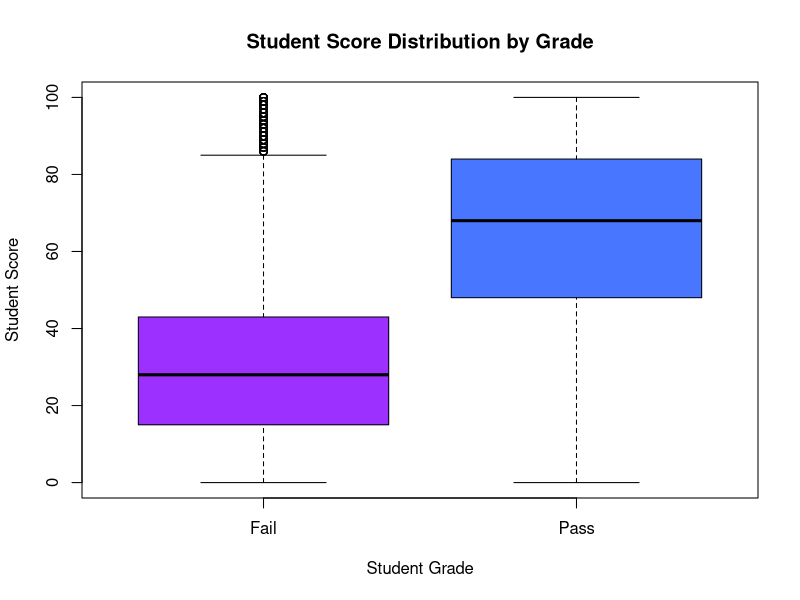
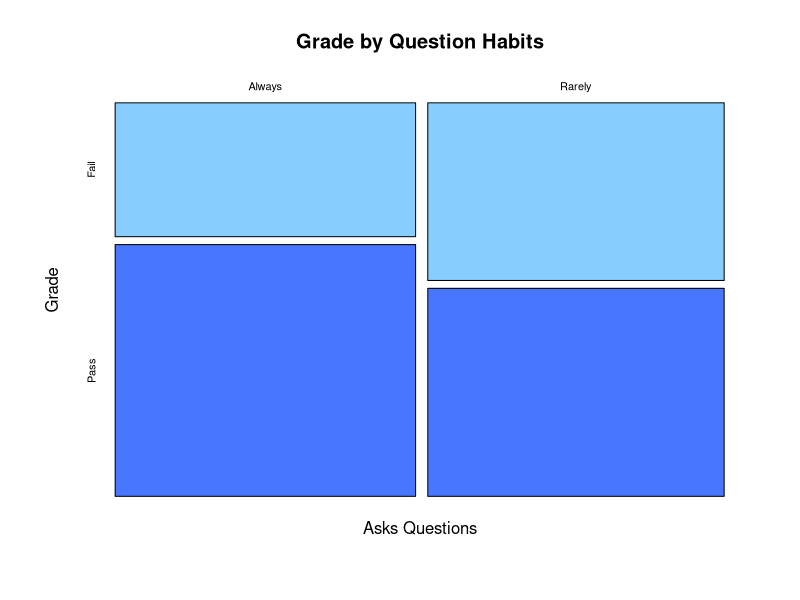
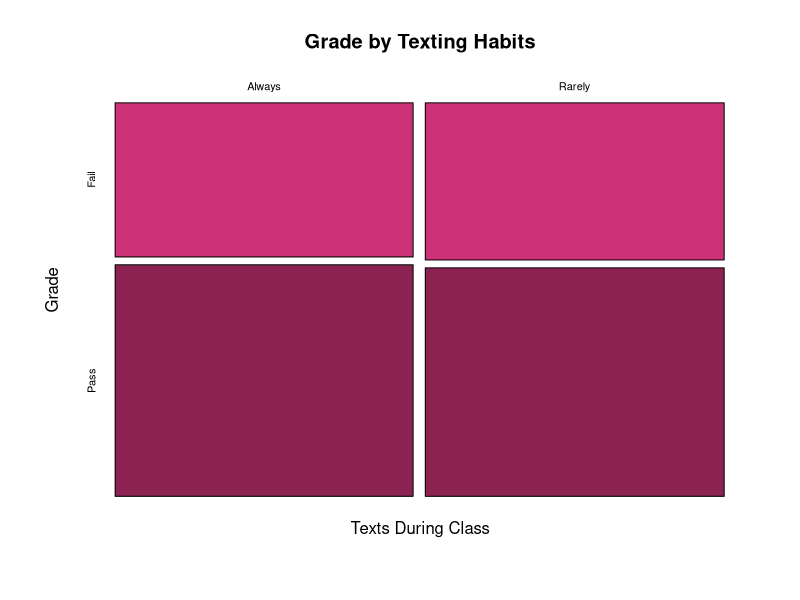
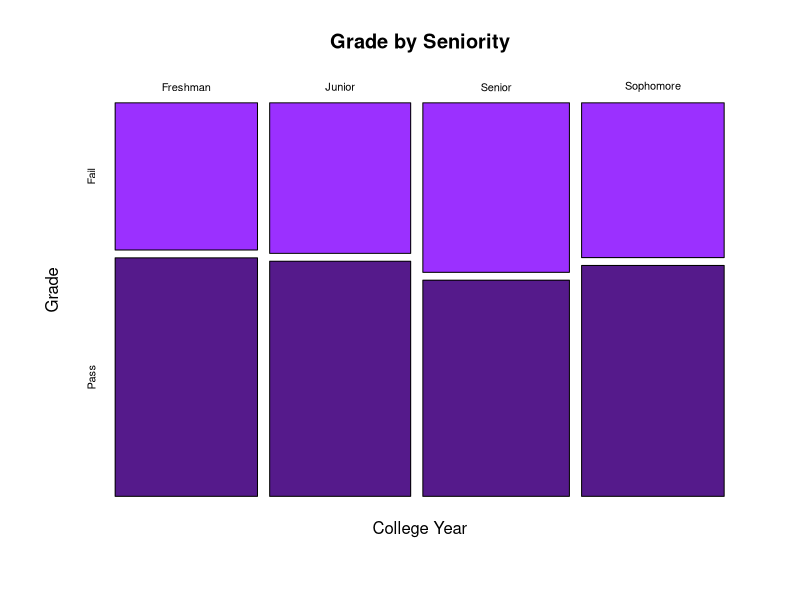
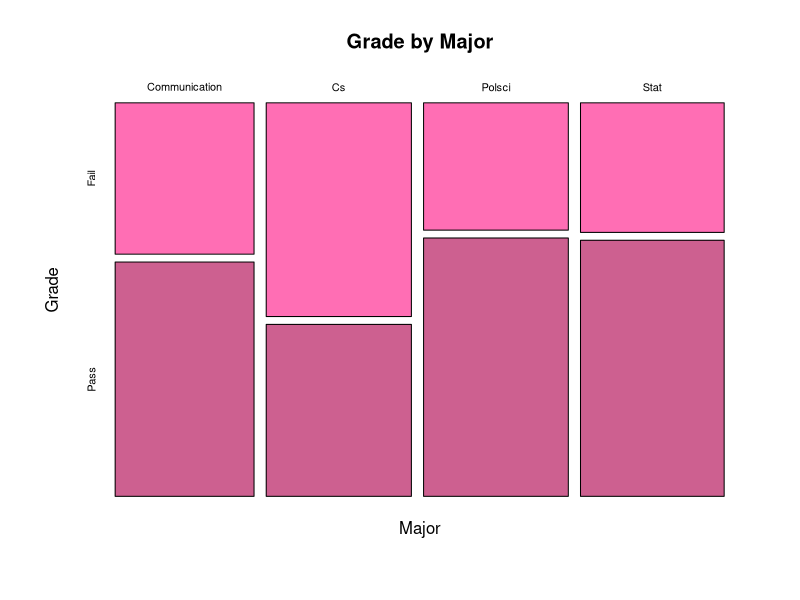
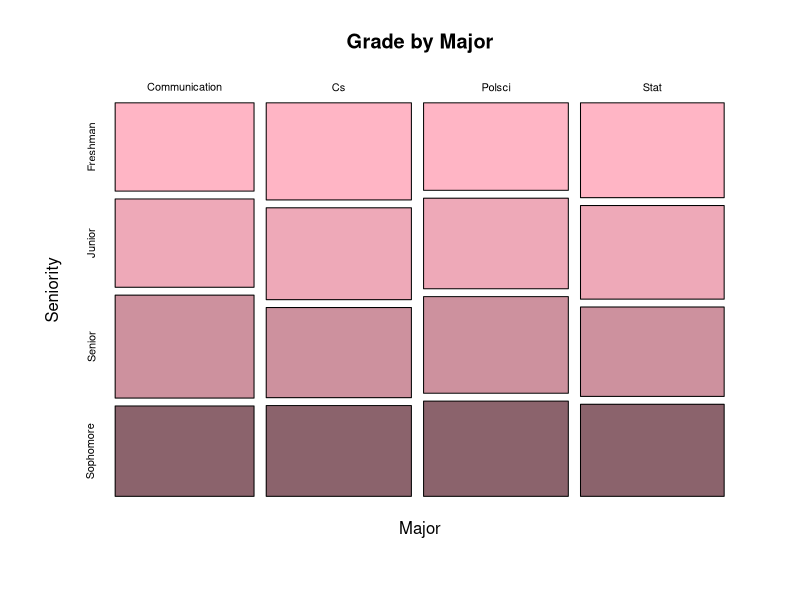
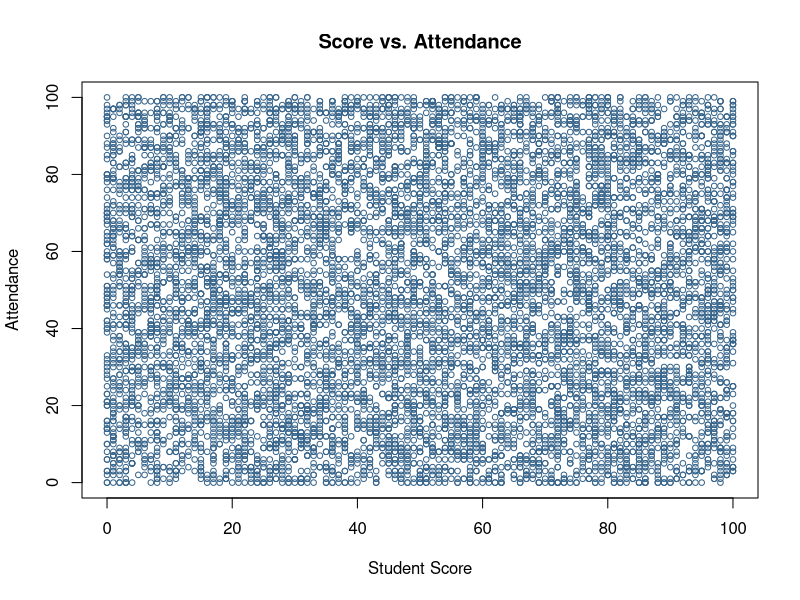
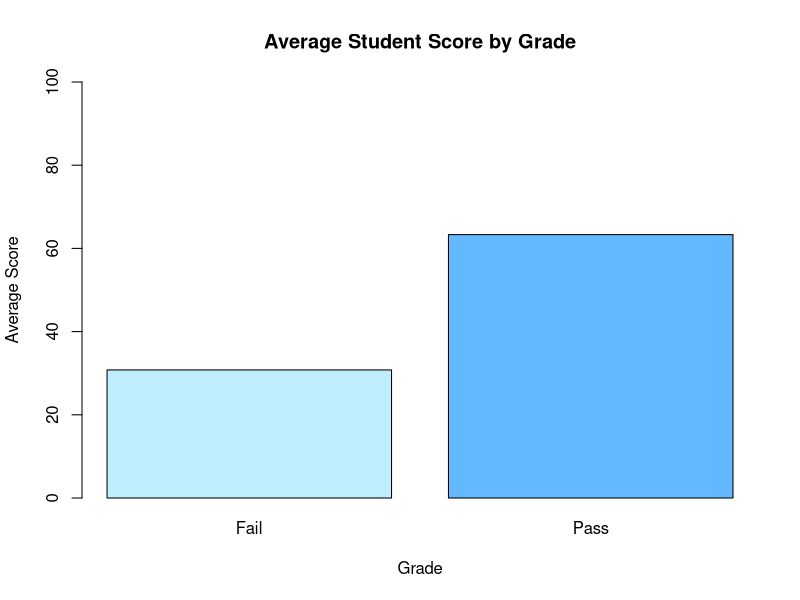

Here is the R script that generated these plots, in order: (Note: this script raises an error after producing the figures.)
train_data <-read.csv("M2021train.csv",stringsAsFactors = TRUE)
test_data <- read.csv("M2021test-students.csv",stringsAsFactors = TRUE)
sample_submit <- read.csv("M2021test-submission-file.csv",stringsAsFactors = TRUE)
sample_submit2 <- read.csv("M2021test-submission-file.csv",stringsAsFactors = TRUE)

boxplot(train_data$Score~train_data$Grade,
        main="Student Score Distribution by Grade",
        xlab="Student Grade", 
        ylab = "Student Score",
        col= c("purple1", "royalblue1"))

mosaicplot(train_data$Questions~train_data$Grade, 
           main="Grade by Question Habits",
           xlab="Asks Questions", 
           ylab="Grade",
           col= c( "skyblue1", "royalblue1"))

mosaicplot(train_data$Texting~train_data$Grade, 
           main="Grade by Texting Habits",
           xlab="Texts During Class", 
           ylab="Grade",
           col= c( "violetred3", "violetred4"))

mosaicplot(train_data$Seniority~train_data$Grade, 
           main="Grade by Seniority",
           xlab="College Year", 
           ylab="Grade",
           col= c( "purple1", "purple4"))

mosaicplot(train_data$Major~train_data$Grade, 
           main="Grade by Major",
           xlab="Major", 
           ylab="Grade",
           col= c( "hotpink1", "hotpink3"))

mosaicplot(train_data$Major~train_data$Seniority, 
           main="Grade by Major",
           xlab="Major", 
           ylab="Seniority",
           col= c( "pink1", "pink2","pink3","pink4"))

plot(train_data$Score,train_data$Attendance,
           main = "Score vs. Attendance",
           xlab ="Student Score", 
           ylab = "Attendance",
           pch=1, cex=0.75,col=c("steelblue4"))

barplot(tapply(train_data$Score, train_data$Grade, mean),
          main = "Average Student Score by Grade",
          xlab ="Grade", 
          ylab = "Average Score",
          ylim = c(0,100),
          col= c("lightblue1", "steelblue1"))

barplot(tapply(train_data$Score, train_data$Major, mean),
          main = "Average Student Score by Major",
          xlab ="Major", 
          ylab = "Average Score",
          ylim = c(0,100),
          col= c("lightblue1", "steelblue1"))

barplot(tapply(train_data$Attendance, train_data$Major, mean),
          main = "Average Attendance by Major",
          xlab ="Major", 
          ylab = "Average Attendance",
          ylim = c(0,100),
          col= c("lightblue1", "steelblue1"))

barplot(tapply(train_data$Attendance, train_data$Seniority, mean),
        main = "Average Attendance by Seniority",
        xlab ="College Year", 
        ylab = "Average Attendance",
        ylim = c(0,100),
        col= c("lightblue1", "steelblue1"))

barplot(tapply(train_data$Score, train_data$Seniority, mean),
        main = "Average Student Score by College Year",
        xlab = "College Year", 
        ylab = "Average Score",
        ylim = c(0,100),
        col= c("lightblue1", "steelblue1"))

mosaicplot(train_data$Major~train_data$Texting, 
           main="Texting Habits by Major",
           xlab="Major", 
           ylab="Texting",
           col= c( "hotpink1", "hotpink3"))

mosaicplot(train_data$Seniority~train_data$Texting, 
           main="Texting Habits by Seniority",
           xlab="College Year", 
           ylab="Texting",
           col= c( "hotpink2", "hotpink4"))

mosaicplot(train_data$Major~train_data$Questions, 
           main="Question Habits by Major",
           xlab="Major", 
           ylab="Ask Questions",
           col= c( "purple1", "purple4"))

mosaicplot(train_data$Seniority~train_data$Questions, 
           main="Question Habits by Seniority",
           xlab="College Year", 
           ylab="Ask Questions",
           col= c( "purple1", "purple4"))

mosaicplot(Cs$Seniority~Cs$Questions, 
           main="CS Major Questions by Seniority",
           xlab="College Year", 
           ylab="Ask Questions",
           col= c( "purple1", "purple4"))

mosaicplot(Cs$Seniority~Cs$Texting, 
           main="CS Major Texting by Seniority",
           xlab="College Year", 
           ylab="Texting",
           col= c( "hotpink1", "hotpink3"))

plot(Cs$Score,Cs$Attendance,
     main = "CS Major Score vs. Attendance",
     xlab ="Student Score", 
     ylab = "Attendance",
     pch=1, cex=0.75,col=c("steelblue4"))

barplot(tapply(Cs$Score, Cs$Grade, mean),
        main = "Average CS Student Score by Grade",
        xlab ="Grade", 
        ylab = "Average Score",
        ylim = c(0,100),
        col= c("lightblue1", "steelblue1"))

barplot(table(Cs$Grade),
        main = "Number of CS Students by Grade",
        xlab ="Grade", 
        ylab = "Number of Students",
        #ylim = c(0,100),
        col= c("lightblue1", "steelblue1"))

boxplot(Cs$Score~Cs$Grade,
        main="CS Student Score Distribution by Grade",
        xlab="Student Grade", 
        ylab = "Student Score",
        col= c("purple1", "royalblue1"))

high_fail <- train_data[train_data$Grade=="Fail" & train_data$Score>80,]
fail <- train_data[train_data$Grade=="Fail",]
Cs <- train_data[train_data$Major=="Cs",]


summary(fail)
summary(high_fail)
summary(train_data)
summary(train_data[train_data$Grade=="Fail",])
summary(train_data[train_data$Major=="Cs",])
summary(train_data[train_data$Score < 30,])


#************************** Model One *******************************#
train <-train_data[sample(1:nrow(train_data)),]
training <- train[1:1000,]
testing<-train[2001:3000,]

my_prediction <- training
decision <- rep('Pass',nrow(my_prediction))
decision[my_prediction$Major=="Cs" & my_prediction$Score<20]<-"Fail"
decision[my_prediction$Seniority=="Senior" &my_prediction$Questions=="Rarely"
         & my_prediction$Attendance==0]<-"Fail"
decision[ my_prediction$Questions=="Rarely" & my_prediction$Attendance==0]<-"Fail"
#decision[my_prediction$Questions=="Rarely"& my_prediction$Texting=="Always"
        # &my_prediction$Score<50]<-"Fail"
decision[my_prediction$Major=="Communication" & my_prediction$Score<40]<-"Fail"
decision[my_prediction$Questions=="Always"& my_prediction$Score>50]<-"Pass"
#decision[my_prediction$Texting=="Rarely"& my_prediction$Questions=="Always"
        # & my_prediction$Score>51]<-"Pass"
decision[my_prediction$Texting=="Always"& my_prediction$Score<50]<-"Fail"
my_prediction$Grade<-as.factor(decision)
error1<-mean(train_data$Grade != my_prediction$Grade)
error1
cross_valid_error1<-mean(testing$Grade != my_prediction$Grade)
cross_valid_error1
#********************************************************************#


#************************** Model Two *******************************#
#*This was the model I used to submit to Kaggle.
train2 <-train_data[sample(1:nrow(train_data)),]
training2 <- train2[1:2000,]
testing2<-train2[2001:4000,]

my_prediction2 <- training2
decision2 <- rep('Pass',nrow(my_prediction2))
decision2[my_prediction2$Major=="Cs" & my_prediction2$Score<50]<-"Fail"
decision2[my_prediction2$Seniority=="Senior"& my_prediction2$Attendance==0]<-"Fail"
decision2[my_prediction2$Questions=="Rarely" & my_prediction2$Attendance==0]<-"Fail"
decision2[my_prediction2$Major=="Communication" & my_prediction2$Score<40]<-"Fail"
decision2[my_prediction2$Questions=="Rarely"& my_prediction2$Score<50]<-"Fail"
decision2[my_prediction2$Questions=="Always"& my_prediction2$Score>50]<-"Pass"
decision2[my_prediction2$Texting=="Rarely"& my_prediction2$Score>51]<-"Pass"
my_prediction2$Grade<-as.factor(decision2)
error2<-mean(training2$Grade != my_prediction2$Grade)
error2
cross_valid_error2<-mean(testing2$Grade != my_prediction2$Grade)
cross_valid_error2
#**********************************************************************#


#************************** Model Three *******************************#
#* This was the model I used by mistake in the first submission. It was for an
#* attempt at finding where over-fitting might be happening in other models.
train3 <-train_data[sample(1:nrow(train_data)),]
training3 <- train3[1:2000,]
testing3<-train3[2001:4000,]
my_prediction3 <- training3

decision3 <- rep('Pass',nrow(my_prediction3))
decision3[my_prediction3$Major=="Cs" 
          & my_prediction3$Score<20 
          &my_prediction3$Texting=="Always"]<-"Fail" 
decision3[my_prediction3$Seniority=="Senior"
          &my_prediction3$Questions=="Rarely"
         & my_prediction3$Attendance==0]<-"Fail"
decision3[my_prediction3$Texting=="Rarely"
         & my_prediction3$Questions=="Always"
         & my_prediction3$Score>50]<-"Pass"

my_prediction3$Grade<-as.factor(decision3)
error3<-mean(training3$Grade != my_prediction3$Grade)
error3
cross_valid_error3<-mean(testing3$Grade != my_prediction3$Grade)
cross_valid_error3

cross_valid_error3-error3
#**********************************************************************#

# First Incorrect Submission using wrong model
test <-test_data
decision5 <- rep('Pass',nrow(test))
decision5[test$Major=="Cs" 
          & test$Score<20 
          &test$Texting=="Always"]<-"Fail" 
decision5[test$Seniority=="Senior"
          &test$Questions=="Rarely"
          & test$Attendance==0]<-"Fail"
decision5[test$Texting=="Rarely"
          & test$Questions=="Always"
          & test$Score>50]<-"Pass"
test$Grade<-as.factor(decision5)
sample_submit$Grade = test$Grade
summary(sample_submit)
write.csv(sample_submit, file = "a_silva_submission.csv", row.names = FALSE)


# *** Corrected submission using model I thought was my optimal one ***#
#I lost the optimal one :(
test2 <-test_data

decision_2 <- rep('Pass',nrow(test2))
decision_2[test2$Major=="Cs" & test2$Score<50]<-"Fail"
decision_2[test2$Seniority=="Senior"& test2$Attendance==0]<-"Fail"
decision_2[test2$Questions=="Rarely" & test2$Attendance==0]<-"Fail"
decision_2[test2$Major=="Communication" & test2$Score<40]<-"Fail"
decision_2[test2$Questions=="Rarely"& test2$Score<50]<-"Fail"
decision_2[test2$Questions=="Always"& test2$Score>50]<-"Pass"
decision_2[test2$Texting=="Rarely"& test2$Score>51]<-"Pass"
test2$Grade<-as.factor(decision_2)

test2$Grade<-as.factor(decision_2)
sample_submit2$Grade = test2$Grade

summary(sample_submit2)

write.csv(sample_submit2, file = "asilva_submission.csv", row.names = FALSE)

